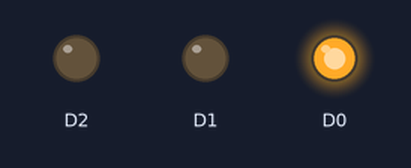
Bench run of a sketch on a simulated ESP8266 (NodeMCU). On the bench: output pins drawn as LEDs (lit = HIGH).

Above: at 2.5 s.
At 6.0 s:
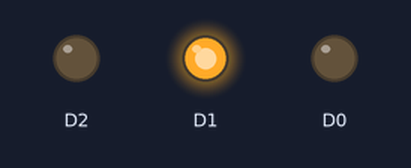
At 9.0 s:
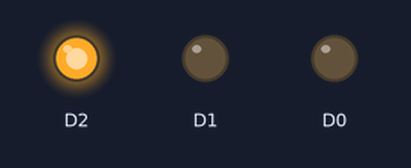
Timing chart, 0 to 14.3 s (numbered marks = the images above):
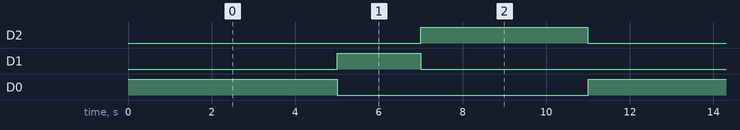

The sketch:

sketch_aug08a.ino
```cpp
void setup() {
  // put your setup code here, to run once:
  pinMode(D0,OUTPUT);
  pinMode(D1,OUTPUT);
  pinMode(D2,OUTPUT);
}

void loop() {
  // put your main code here, to run repeatedly:
  digitalWrite(D0,1);
  delay(5000);
  digitalWrite(D0,0);
  digitalWrite(D1,1);
  delay(2000);
  digitalWrite(D1,0);
  digitalWrite(D2,1);
  delay(4000);
  digitalWrite(D2,0);
}
```

Measured:
- by itself, D2: alternates HIGH for 4.0 s and LOW for 7.0 s
- by itself, D1: alternates HIGH for 2.0 s and LOW for 9.0 s
- by itself, D0: alternates HIGH for 5.0 s and LOW for 6.0 s
